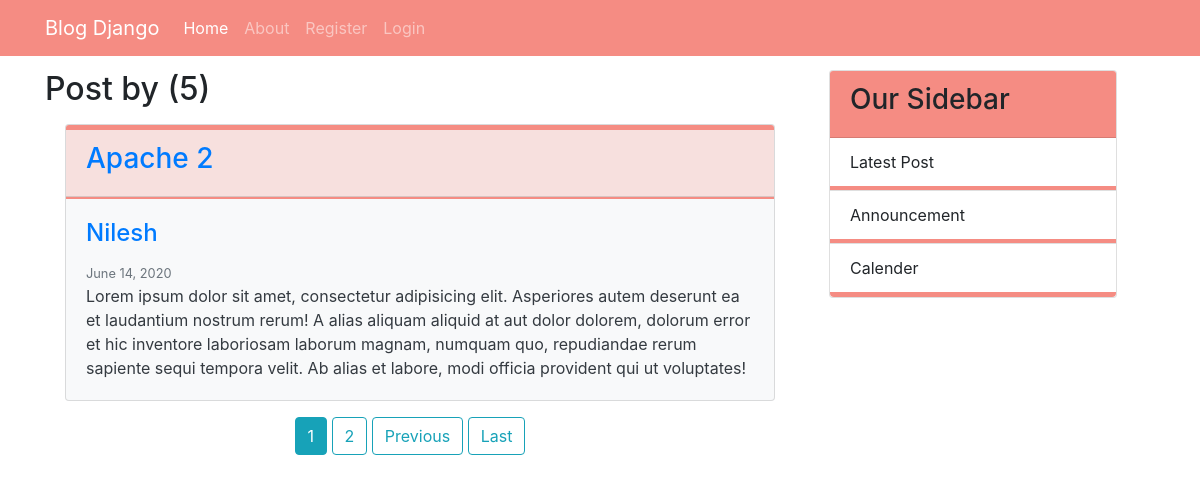
The app's page /user/Nilesh/ with its own data.
### blog/models.py (models this page shows, shortened)
class Post(models.Model):
    title = models.CharField(max_length=100)
    content = models.TextField()
    date_posted = models.DateTimeField(default=timezone.now)
    author = models.ForeignKey(User, on_delete=models.CASCADE)

### blog/views.py (the view)
# urls.py: path('user/<str:username>/', views.UserPostListView.as_view(), name='user-posts'),
class UserPostListView(ListView):
    model = Post
    template_name = 'blog/user_posts.html'
    context_object_name = 'posts'
    paginate_by = 1
    def get_queryset(self):
        user = get_object_or_404(User, username= self.kwargs.get('username'))
        return Post.objects.filter(author=user).order_by('-date_posted')

### templates/blog/user_posts.html (shortened to what this page needs)
{% extends 'base.html' %}
{% block content %}
    {% load static %}
    <h2 class="mb-3">Post by {{ views.kwargs.username }} ({{ page_obj.paginator.count }})</h2>
    {% for post in posts %}
        <div class="sm-col-8" style="margin-left: 20px">
            <div class="card text-dark bg-light mb-3">
                <div class="card-header" style="border-top: #f58c83 5px solid; background-color: #f7e0de">
                    <h3><a href="{% url 'post-detail' post.id %}" style="text-decoration: none;">{{ post.title }}</a>
                    </h3>
                </div>
                <div class="card-body" style="border-top: #f58c83 2px solid;">
                    <h4 class="card-title"><a href="{% url 'user-posts' post.author.username %}"
                                              style="text-decoration: none">{{ post.author }}</a></h4>
                    <small class="text-muted" style="text-align: right">{{ post.date_posted|date:"F d, Y" }}</small>
                    <p class="card-text">{{ post.content }}</p>
                </div>
            </div>
        </div>
    {% endfor %}
    <div class="container mb-4 text-center">
        {% if is_paginated %}
            {% for num in page_obj.paginator.page_range %}
                {% if page_obj.number == num %}
                    <a class="btn btn-info" href="?page={{ num }}">{{ num }}</a>
                {% elif num > page_obj.number|add:'-2' and num < page_obj.number|add:'2' %}
                    <a class="btn btn-outline-info" href="?page={{ num }}">{{ num }}</a>
                {% endif %}
            {% endfor %}
            {% if page_obj.has_next %}
                <a class="btn btn-outline-info" href="?page={{ page_obj.next_page_number }}">Previous</a>
                <a class="btn btn-outline-info" href="?page={{ pag_obj.paginator.num_pages }}">Last</a>
            {% endif %}
        {% endif %}
    </div>
{% endblock content %}

### records on screen
Post: title "Apache 2", author "Nilesh", date_posted "June 14, 2020", content "Lorem ipsum dolor sit amet, consectetur adipisicing elit. Asperiores autem deserunt ea et laudantium nostrum rerum! A alias aliquam aliquid at aut dolor dolorem, dolorum error et hic inventore laboriosam laborum magnam, numquam quo, repudiandae rerum sapiente sequi tempora velit. Ab alias et labore, modi officia provident qui ut voluptates!"

### other values on screen
{{ page_obj.paginator.count }} "5"
{{ num }} "1"
{{ num }} "2"
